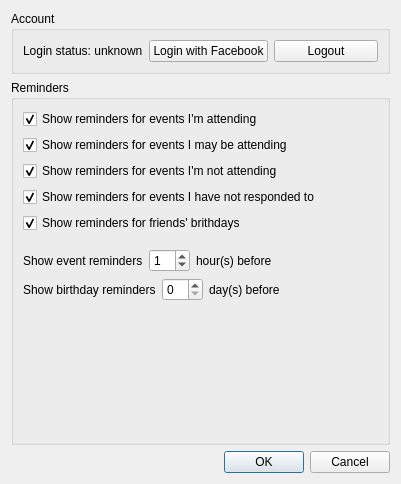
<?xml version="1.0" encoding="UTF-8"?>
<ui version="4.0">
 <class>SettingsDialog</class>
 <widget class="QDialog" name="SettingsDialog">
  <property name="geometry">
   <rect>
    <x>0</x>
    <y>0</y>
    <width>401</width>
    <height>484</height>
   </rect>
  </property>
  <property name="windowTitle">
   <string>Configuration</string>
  </property>
  <layout class="QVBoxLayout" name="verticalLayout">
   <item>
    <widget class="QGroupBox" name="groupBox">
     <property name="sizePolicy">
      <sizepolicy hsizetype="Preferred" vsizetype="Minimum">
       <horstretch>0</horstretch>
       <verstretch>0</verstretch>
      </sizepolicy>
     </property>
     <property name="title">
      <string>Account</string>
     </property>
     <layout class="QHBoxLayout" name="horizontalLayout">
      <item>
       <widget class="QLabel" name="loginStatusLbl">
        <property name="text">
         <string>Login status: unknown</string>
        </property>
       </widget>
      </item>
      <item>
       <widget class="QPushButton" name="loginBtn">
        <property name="text">
         <string>Login with Facebook</string>
        </property>
       </widget>
      </item>
      <item>
       <widget class="QPushButton" name="logoutBtn">
        <property name="text">
         <string>Logout</string>
        </property>
       </widget>
      </item>
     </layout>
    </widget>
   </item>
   <item>
    <widget class="QGroupBox" name="groupBox_2">
     <property name="sizePolicy">
      <sizepolicy hsizetype="Preferred" vsizetype="MinimumExpanding">
       <horstretch>0</horstretch>
       <verstretch>0</verstretch>
      </sizepolicy>
     </property>
     <property name="title">
      <string>Reminders</string>
     </property>
     <layout class="QVBoxLayout" name="verticalLayout_2">
      <item>
       <widget class="QCheckBox" name="attendingReminderChkBox">
        <property name="text">
         <string>Show reminders for events I'm attending</string>
        </property>
        <property name="checked">
         <bool>true</bool>
        </property>
       </widget>
      </item>
      <item>
       <widget class="QCheckBox" name="maybeAttendingReminderChkBox">
        <property name="text">
         <string>Show reminders for events I may be attending</string>
        </property>
        <property name="checked">
         <bool>true</bool>
        </property>
       </widget>
      </item>
      <item>
       <widget class="QCheckBox" name="notAttendingReminderChkBox">
        <property name="text">
         <string>Show reminders for events I'm not attending</string>
        </property>
        <property name="checked">
         <bool>true</bool>
        </property>
       </widget>
      </item>
      <item>
       <widget class="QCheckBox" name="notRespondedReminderChkBox">
        <property name="text">
         <string>Show reminders for events I have not responded to</string>
        </property>
        <property name="checked">
         <bool>true</bool>
        </property>
       </widget>
      </item>
      <item>
       <widget class="QCheckBox" name="birthdayReminderChkBox">
        <property name="text">
         <string>Show reminders for friends' brithdays</string>
        </property>
        <property name="checked">
         <bool>true</bool>
        </property>
       </widget>
      </item>
      <item>
       <spacer name="verticalSpacer_2">
        <property name="orientation">
         <enum>Qt::Vertical</enum>
        </property>
        <property name="sizeType">
         <enum>QSizePolicy::Fixed</enum>
        </property>
        <property name="sizeHint" stdset="0">
         <size>
          <width>20</width>
          <height>10</height>
         </size>
        </property>
       </spacer>
      </item>
      <item>
       <layout class="QHBoxLayout" name="horizontalLayout_2">
        <item>
         <widget class="QLabel" name="label_2">
          <property name="text">
           <string>Show event reminders</string>
          </property>
         </widget>
        </item>
        <item>
         <widget class="QSpinBox" name="eventReminderHoursSpinBox">
          <property name="suffix">
           <string/>
          </property>
          <property name="value">
           <number>1</number>
          </property>
         </widget>
        </item>
        <item>
         <widget class="QLabel" name="label_3">
          <property name="text">
           <string>hour(s) before</string>
          </property>
         </widget>
        </item>
        <item>
         <spacer name="horizontalSpacer">
          <property name="orientation">
           <enum>Qt::Horizontal</enum>
          </property>
          <property name="sizeHint" stdset="0">
           <size>
            <width>40</width>
            <height>20</height>
           </size>
          </property>
         </spacer>
        </item>
       </layout>
      </item>
      <item>
       <layout class="QHBoxLayout" name="horizontalLayout_3">
        <item>
         <widget class="QLabel" name="label_5">
          <property name="text">
           <string>Show birthday reminders</string>
          </property>
         </widget>
        </item>
        <item>
         <widget class="QSpinBox" name="birthdayReminderDaysSpinBox"/>
        </item>
        <item>
         <widget class="QLabel" name="label_6">
          <property name="text">
           <string>day(s) before</string>
          </property>
         </widget>
        </item>
        <item>
         <spacer name="horizontalSpacer_2">
          <property name="orientation">
           <enum>Qt::Horizontal</enum>
          </property>
          <property name="sizeHint" stdset="0">
           <size>
            <width>40</width>
            <height>20</height>
           </size>
          </property>
         </spacer>
        </item>
       </layout>
      </item>
      <item>
       <spacer name="verticalSpacer">
        <property name="orientation">
         <enum>Qt::Vertical</enum>
        </property>
        <property name="sizeHint" stdset="0">
         <size>
          <width>20</width>
          <height>40</height>
         </size>
        </property>
       </spacer>
      </item>
     </layout>
    </widget>
   </item>
   <item>
    <widget class="QDialogButtonBox" name="buttonBox">
     <property name="standardButtons">
      <set>QDialogButtonBox::Cancel|QDialogButtonBox::Ok</set>
     </property>
    </widget>
   </item>
  </layout>
 </widget>
 <resources/>
 <connections/>
</ui>
